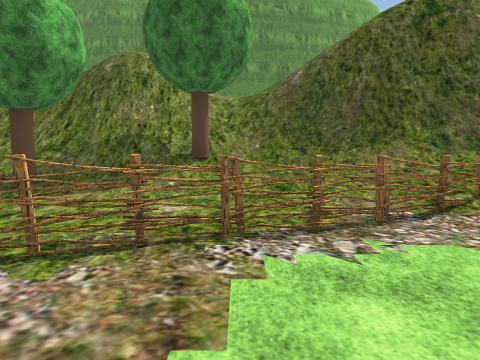
view 1 (above)

24 first-person views from a walk through a 3-D level made in the Unity game engine. The camera is 1.4 m above the floor, tilts 6° down and sees 75° across. The floor is counted in squares, 2 m on a side. Each view is taken from the middle of a square. On the plan, view 1 faces up. The plan holds only what a view shows up to about 10 squares ahead; the rest is blank. The place goes on beyond the plan. Some trees and plants on the terrain are drawn as simple stand-ins. Some surface patterns are stand-ins.

view 2
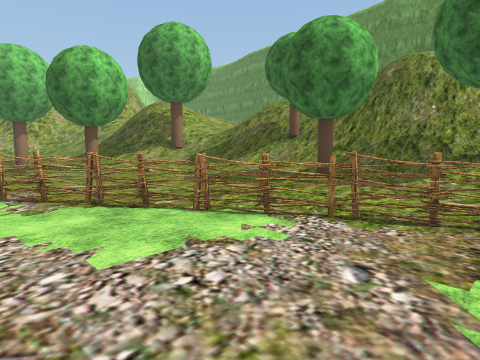

view 3
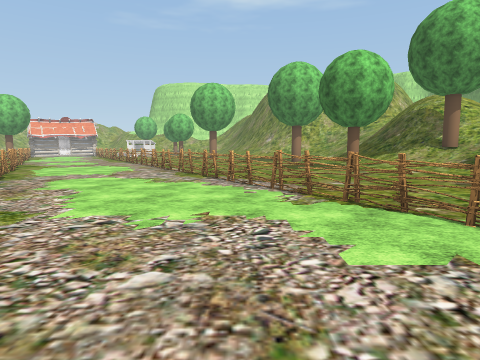

view 4
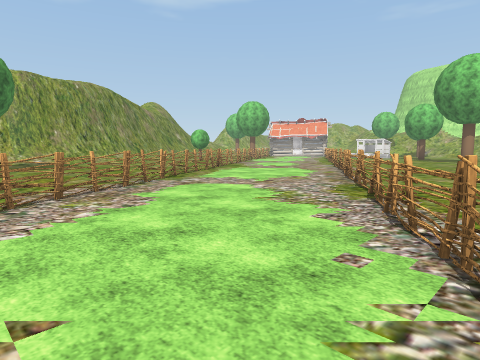

view 5
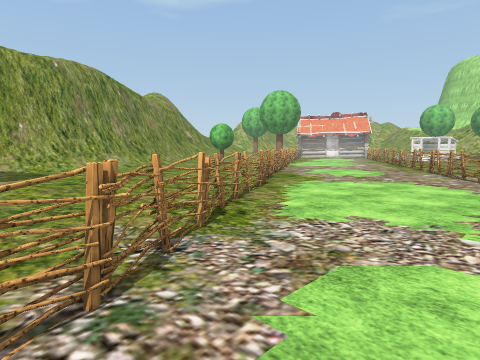

view 6
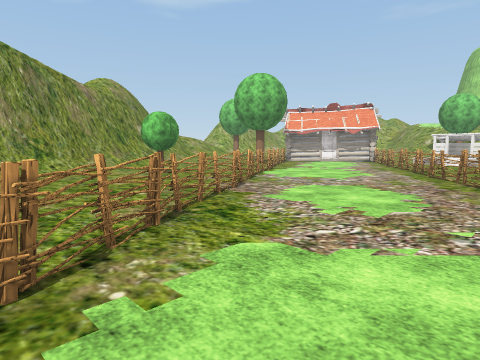

view 7
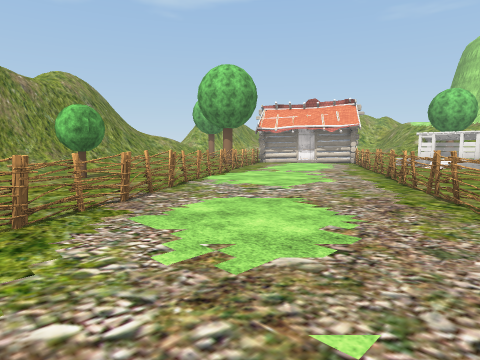

view 8
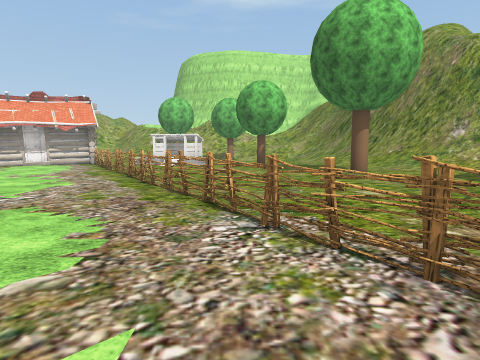

view 9
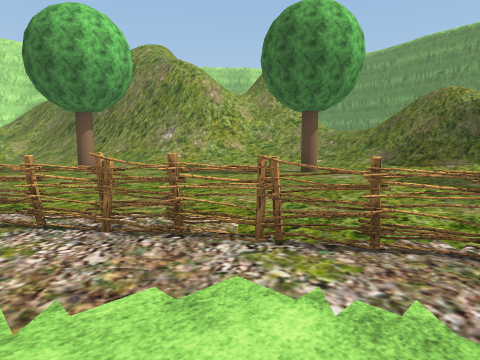

view 10
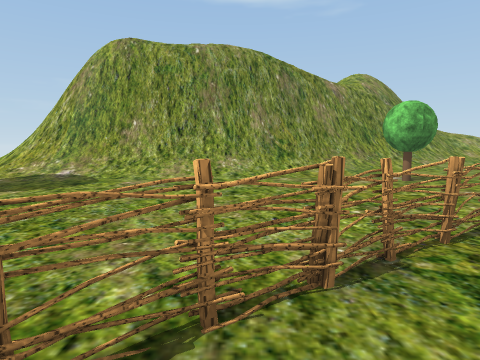

view 11
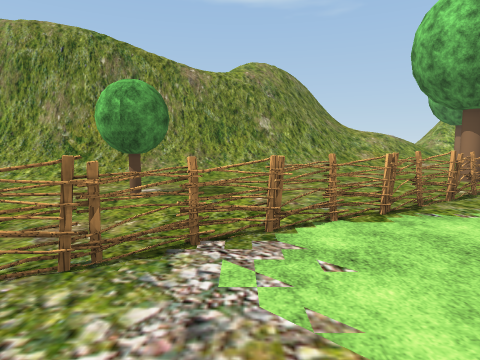

view 12
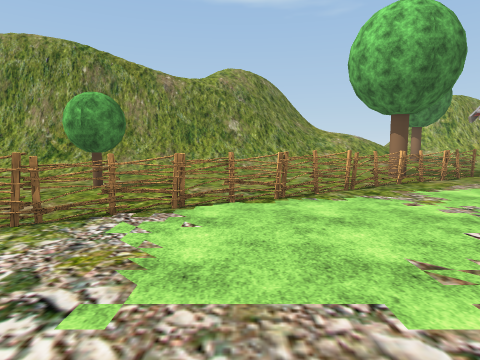

view 13
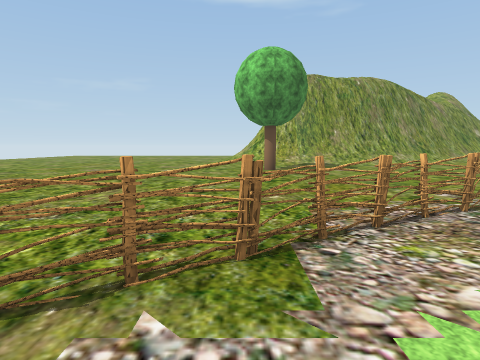

view 14
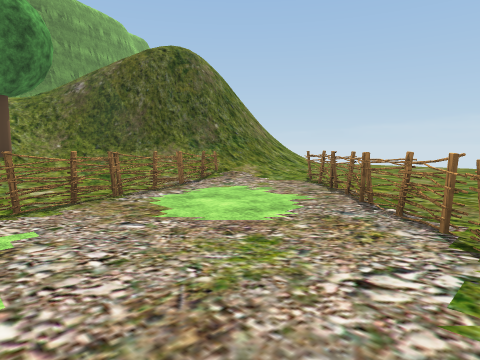

view 15
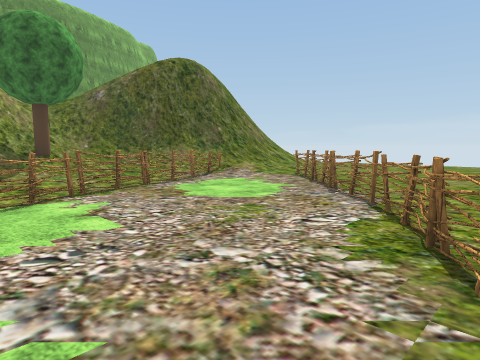

view 16
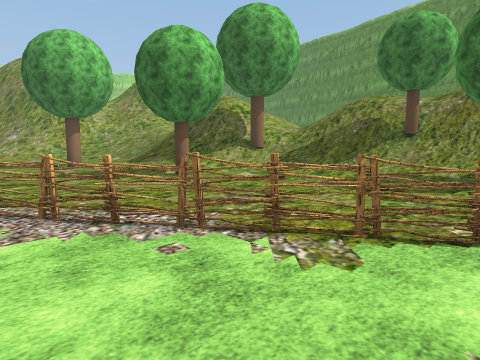

view 17
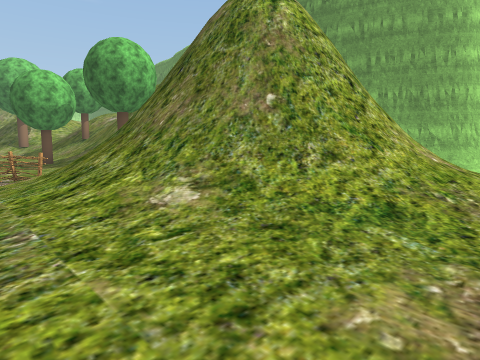

view 18
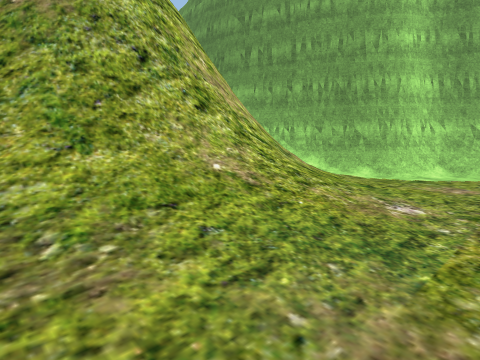

view 19
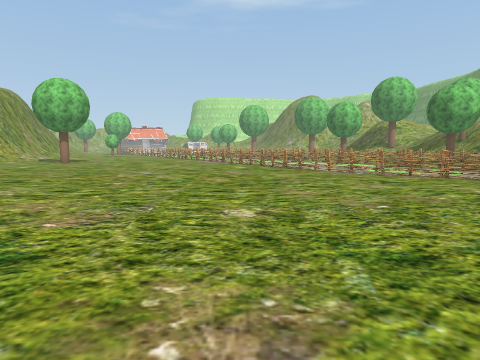

view 20
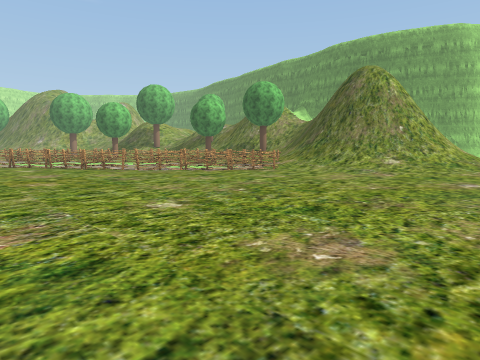

view 21
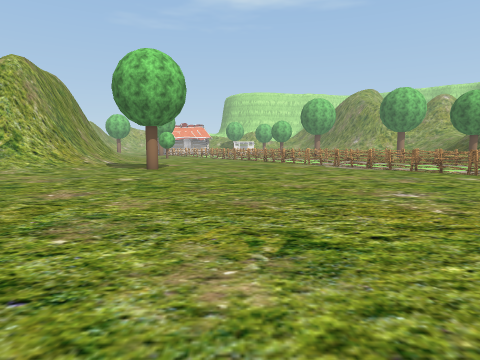

view 22
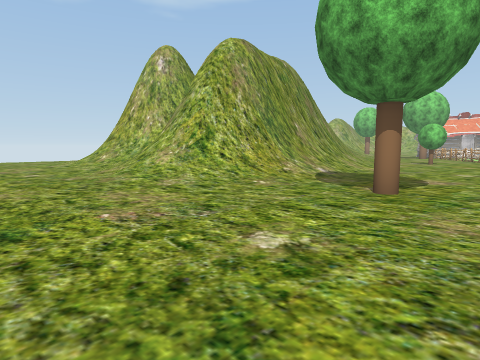

view 23
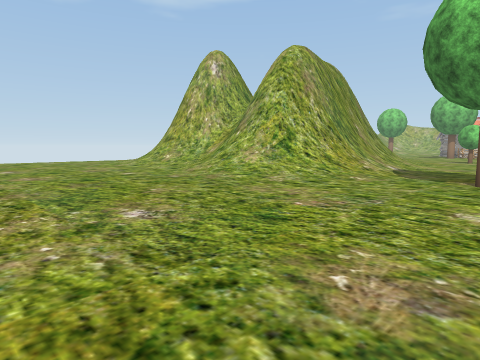

view 24
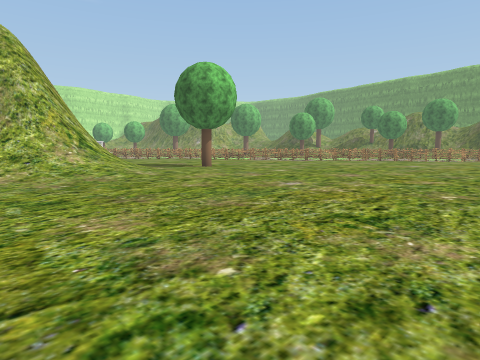

### Floor plan
Key: @ floor where view 1 was taken; # wall or solid block; x gap in a wall; . floor; / step, stairs or slope; = window, fence, low wall or low ledge; v drop or lower ground; T tree; H thing the floor can be seen under or through.
Columns run from 21 left of view 1 to 10 right of it. Each row starts with its distance up from view 1.
 15                              ##
 14                             ##/
 13                          ####/.
 12                         ##//...
 11                             /..
 10                             //.
  9               //////////   #///.
  8              ////###//=v/ v##//.
  7              //T//=/T/=#v//##//.
  6         // ////////////##vv##//.
  5        ////T//////T/////####///.
  4        ///////........////////.
  3       ///////........Hx#/////..
  2 #     T.///.T......H=H.../.....
  1 #/    ...........HHH....HH.....
  0 ///.............#H...@.H.......
 -1 //............##......HH.......
 -2 .............##.....#HH.........
 -3  T.........##......##...........
 -4 ..........##.....H##............
 -5 ........##.....HHH..............
 -6 ......##......HH................
 -7 .....=#......=H..............
 -8 ...##......#=..............
 -9 ..=......HH#................
-10 ##......HH.................
-11  .....HH..................
-12 .....=H..........T........
-13 ...##.....................
-14 .#=#....T...//////........
-15 =T.......//////////........
-16 .......////#######//.......
-17 ....////####     #//.......
-18 ..////###        #//.......
-19 ////=###          /........

Where each view was taken, in squares from view 1:
view 1: 0 up, 0 right, facing up
view 2: 1 down, 0 right, facing up-left
view 3: 1 down, 0 right, facing left
view 4: 0 up, 3 left, facing down-left
view 5: 4 down, 5 left, facing down-left
view 6: 6 down, 9 left, facing down-left
view 7: 6 down, 11 left, facing down-left
view 8: 6 down, 11 left, facing left
view 9: 6 down, 10 left, facing up-left
view 10: 7 down, 10 left, facing down
view 11: 9 down, 15 left, facing down
view 12: 8 down, 16 left, facing down
view 13: 2 down, 3 left, facing down
view 14: 2 down, 2 left, facing up-right
view 15: 3 down, 3 left, facing up-right
view 16: 2 down, 3 left, facing up-left
view 17: 2 up, 9 right, facing up-left
view 18: 5 up, 10 right, facing up-left
view 19: 4 down, 10 right, facing left
view 20: 6 down, 10 right, facing up-left
view 21: 9 down, 6 right, facing left
view 22: 10 down, 1 right, facing down-left
view 23: 11 down, 3 right, facing down-left
view 24: 19 down, 5 right, facing up-left
